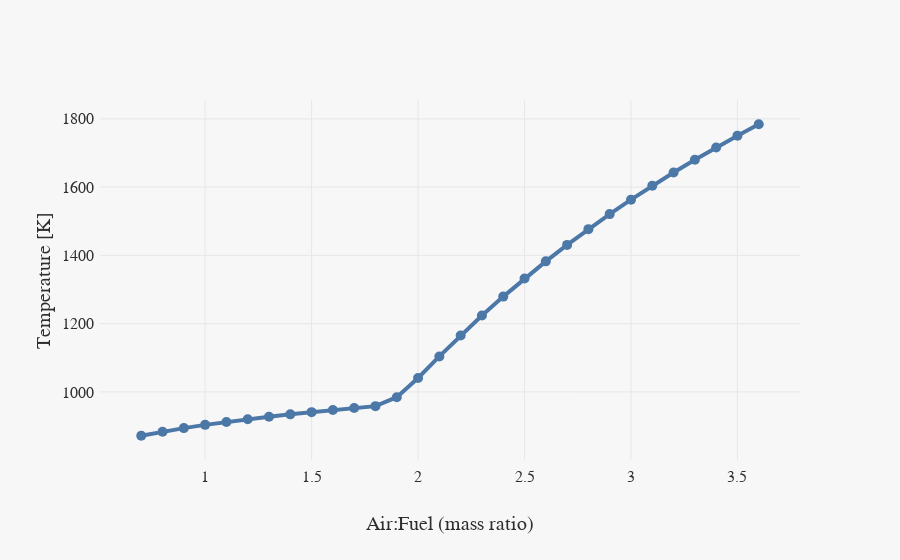

Notebook code for this chart:
### Markdown cell above
We now plot the calculated temperatures of the exit stream as a function of the fuel-to-air mass ratio.

### Code cell
from reaktplot import *

fig = Figure()
fig.xaxisTitle("Air:Fuel (mass ratio)")
fig.yaxisTitle("Temperature [K]")
fig.drawLineWithMarkers(fAirs, table["Temperature"], name="")
fig.height(1000)
fig.show()

### Figure 1 — Plotly figure (JSON) as saved in the notebook; plotly's stock layout.template omitted (floating-point values rounded to 4 significant figures)
{"data": [{"mode": "lines+markers", "name": "", "type": "scatter", "x": [0.7, 0.8, 0.9, 1, 1.1, 1.2, 1.3, 1.4, 1.5, 1.6, 1.7, 1.8, 1.9, 2, 2.1, 2.2, 2.3, 2.4, 2.5, 2.6, 2.7, 2.8, 2.9, 3, 3.1, 3.2, 3.3, 3.4, 3.5, 3.6], "y": [871.5, 883.4, 893.9, 903.4, 912.0, 920.0, 927.3, 934.2, 940.7, 946.8, 952.6, 958.2, 984.6, 1041.0, 1104.0, 1165.0, 1224.0, 1279.0, 1332.0, 1383.0, 1431.0, 1477.0, 1521.0, 1563.0, 1604.0, 1643.0, 1680.0, 1716.0, 1751.0, 1784.0]}], "layout": {"autosize": true, "xaxis": {"autorange": true, "range": [0.5141, 3.786], "title": {"text": "Air:Fuel (mass ratio)"}, "type": "linear"}, "yaxis": {"autorange": true, "range": [811.8, 1844.0], "title": {"text": "Temperature [K]"}, "type": "linear"}}}
